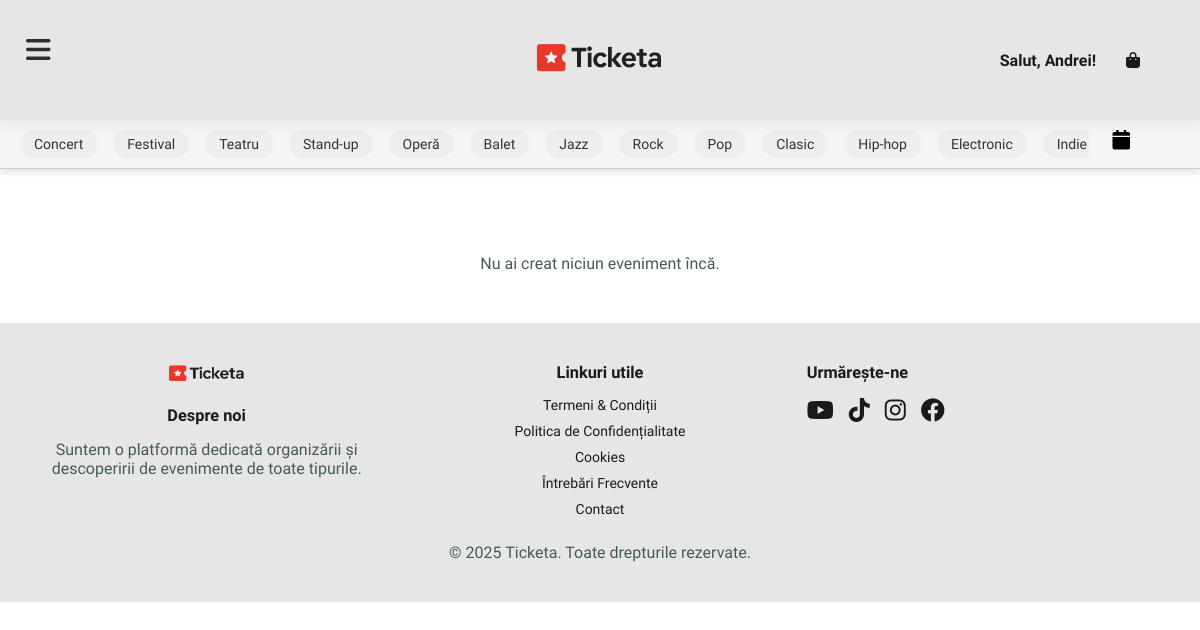
The app's page /my_events.php (signed in) with its own data.
### tables this page shows
CREATE TABLE `categories` (
  `id_cat` int(11) NOT NULL,
  `denumire` varchar(255) NOT NULL
);

### my_events.php (the view, shortened to what this page needs)
<?php
require_once 'includes/dbh.inc.php';
$company = '';
if (isset($_SESSION['user_id'])) {
    $stmt = $pdo->prepare("SELECT company FROM user WHERE id_user = ?");
    $stmt->execute([$_SESSION['user_id']]);
    $result = $stmt->fetch(PDO::FETCH_ASSOC);
    if ($result) {
        $company = $result['company'];
    }
}
?>
<!DOCTYPE html>
<html lang="en">
<head>
    <link rel="stylesheet" href="https://use.fontawesome.com/releases/v6.4.0/css/all.css" />
    <link rel="stylesheet" href="style.css">
    <link rel="stylesheet" href="https://cdn.jsdelivr.net/npm/flatpickr/dist/flatpickr.min.css">
</head>
<body>
    <section id="header">
        <button id="menu-toggle" aria-label="Toggle menu" aria-expanded="false" aria-controls="navbar-left">
            <i class="fa-solid fa-bars"></i>
        </button>
        <div id="logo">
            <a href="index.php">
                <img src="IMG/logo.png" alt="Logo" width="150" height="150">
            </a>
        </div>
        <div class="header-right">
            <ul id="navbar-right">
                <?php if (isset($_SESSION["user_fname"])): ?>
                    <li class="greeting" style="padding: 10px; color: #1a1a1a;">
                    <a href="profile.php" style="color: #1a1a1a; text-decoration: none;">
                    Salut,
                        <?= htmlspecialchars($_SESSION["user_fname"]) ?>!
                    </li>
                <?php endif; ?>
                <li><a href="cart.php"><i class="fas fa-shopping-bag"></i></a></li>
            </ul>
        </div>
    </section>
    <section id="subheader">
        <div class="category-wrapper">
            <div class="category-scroll">
                <div class="category-scroll">
                <?php
                    try {
                        $stmt = $pdo->query("SELECT * FROM categories ORDER BY id_cat ASC");
                        $categories = $stmt->fetchAll(PDO::FETCH_ASSOC);
                    } catch (PDOException $e) {
                        echo "Eroare la preluarea categoriilor: " . $e->getMessage();
                    }
                    if ($categories) {
                        foreach ($categories as $categoryItem) {
                            $denumire = htmlspecialchars($categoryItem['denumire']);
                            $urlCategory = urlencode($denumire);
                            echo '<a href="discover_events.php?category=' . $urlCategory . '" class="category-link">' . $denumire . '</a>';
                        }
                    } else {
                        echo '<p>Nu există categorii disponibile.</p>';
                    }
                ?>
                </div>
                <div id="calendar-container" style="position: relative; display: inline-block;">
                    <i id="calendar-icon" class="fa fa-calendar" style="cursor: pointer; font-size: 20px; margin-left: 8px;"></i>
                </div>
            </div>
        </div>
    </section>
    <section class="my-events">
        <h2 style="text-align:center; margin-top: 30px;">Evenimentele tale</h2>
        <div class="event-list" style="display: flex; flex-direction: column; gap: 30px; padding: 30px 10%; max-width: 1500px; margin: auto; margin-top: 120px;">
            <?php
            try {
                $stmt = $pdo->prepare("SELECT * FROM event WHERE organiser = :organiser ORDER BY date DESC");
                $stmt->execute(['organiser' => $company]);
                $myEvents = $stmt->fetchAll(PDO::FETCH_ASSOC);
                if ($myEvents) {
                    foreach ($myEvents as $event) {
                        echo '<div class="event-row" style="display: flex; gap: 20px; border: 1px solid #ccc; border-radius: 10px; overflow: hidden; box-shadow: 0 2px 8px rgba(0,0,0,0.1); background: #fff;">';
                        echo '<div class="event-image" style="flex: 0 0 300px; height: 200px; overflow: hidden;">';
                        echo '<img src="IMG/' . htmlspecialchars($event['imgpath']) . '" alt="Imagine Eveniment" style="width: 100%; height: 100%; object-fit: cover;">';
                        echo '</div>';
                        echo '<div class="event-details" style="flex: 1; padding: 20px;">';
                        echo '<h3 style="margin-top: 0;">' . htmlspecialchars($event['name']) . '</h3>';
                        echo '<p><strong>Locație:</strong> ' . htmlspecialchars($event['location']) . '</p>';
                        echo '<p><strong>Oraș:</strong> ' . htmlspecialchars($event['city']) . '</p>';
                        echo '<p><strong>Data:</strong> ' . htmlspecialchars($event['date']) . '</p>';
                        echo '<p><strong>Tip:</strong> ' . htmlspecialchars($event['type']) . '</p>';
                        echo '<p style="margin-top: 10px;">' . $event['description'] . '</p>';
                        echo '<a href="edit_event.php?id_event=' . $event['id_event'] . '" class="edit-button">Edit event</a>';
                        echo '<a href="add_tickets.php?id_event=' . $event['id_event'] . '" class="add-tickets-button">Adaugă bilete</a>';
                        $stmtTickets = $pdo->prepare("SELECT * FROM bilet WHERE id_event = ?");
                        $stmtTickets->execute([$event['id_event']]);
                        $tickets = $stmtTickets->fetchAll(PDO::FETCH_ASSOC);
                        if ($tickets) {
                            echo '<div style="margin-top: 20px;">';
                            echo '<h4>Bilete disponibile:</h4>';
                            echo '<ul style="list-style:none; padding-left:0;">';
                            foreach ($tickets as $ticket) {
                                echo '<li style="margin-bottom: 12px; border-bottom: 1px solid #ddd; padding-bottom: 8px;">';
                                echo '<strong>' . htmlspecialchars($ticket['denumire']) . '</strong> - ' . htmlspecialchars($ticket['description']) .
                                    ' - Preț: ' . htmlspecialchars($ticket['pret']) . ' lei';
                                echo ' &nbsp;&nbsp; ';
                                echo '<a href="edit_ticket.php?id_bilet=' . $ticket['id_bilet'] . '" class="edit-button" style="width:auto; padding:4px 10px; font-size:13px;">Editează bilet</a>';
                                echo ' ';
                                echo '<a href="includes/delete_ticket.php?id_bilet=' . $ticket['id_bilet'] . '" class="edit-button" style="background:#c0392b; width:auto; padding:4px 10px; font-size:13px;" onclick="return confirm(\'Sigur vrei să ștergi acest bilet?\')">Șterge bilet</a>';
                                echo '</li>';
                            }
                            echo '</ul>';
                            echo '</div>';
                        } else {
                            echo '<p style="margin-top:20px; font-style: italic; color: #555;">Nu există bilete pentru acest eveniment.</p>';
                        }
                        echo '</div>';
                        echo '</div>';
                    }
                } else {
                    echo "<p style='text-align:center; margin-top:20px;'>Nu ai creat niciun eveniment încă.</p>";
                }
            } catch (PDOException $e) {
                echo "<p style='color:red; text-align:center;'>Eroare la preluarea evenimentelor: " . htmlspecialchars($e->getMessage()) . "</p>";
            }
            ?>
        </div>
    </section>
    <footer class="footer">
        <div class="footer-container">
            <div class="footer-column">
                <center>
                    <img src="IMG/logo2.png" width="90" height="20" style="margin-bottom: 20px;">
                    <h3 style="text-align: center;">Despre noi</h3>
                    <p>Suntem o platformă dedicată organizării și descoperirii de evenimente de toate tipurile.</p>
                </center>
            </div>
            <div class="footer-column">
                <center>
                    <h3>Linkuri utile</h3>
                    <ul class="footer-policy">
                        <li><a href="#">Termeni & Condiții</a></li>
                        <li><a href="#">Politica de Confidențialitate</a></li>
                        <li><a href="#">Cookies</a></li>
                        <li><a href="#">Întrebări Frecvente</a></li>
                        <li><a href="#">Contact</a></li>
                    </ul>
                </center>
            </div>
            <div class="footer-column">
                <h3>Urmărește-ne</h3>
                <ul class="social-icons">
                    <li><a href="https://www.youtube.com/" target="_blank">
                            <i class="fa-brands fa-youtube"></i></a></li>
                    <li><a href="https://www.tiktok.com/" target="_blank">
                            <i class="fa-brands fa-tiktok"></i></a></li>
                    <li><a href="https://www.instagram.com/" target="_blank">
                            <i class="fa-brands fa-instagram"></i></a></li>
                    <li><a href="https://www.facebook.com/" target="_blank">
                            <i class="fa-brands fa-facebook"></i></a></li>
                </ul>
            </div>
        </div>
        <div class="footer-bottom">
            <p>&copy; 2025 Ticketa. Toate drepturile rezervate.</p>
        </div>
    </footer>
</body>
</html>

### style.css (style rules this page uses)
* { margin: 0; padding: 0; box-sizing: border-box; font-family: 'Spartan', sans-serif; }
h2 { font-size: 46px; line-height: 54px; color: #222; }
p { font-size: 16px; color: #465b52; margin: 15px 0 20px 0; }
body { width: 100%; }
#header { display: flex; align-items: center; justify-content: space-between; padding: 20px 40px; background-color: #e6e6e6; box-shadow: 0 5px 15px rgba(0, 0, 0, 0.06); height: 120px; flex-wrap: wrap; gap: 15px; position: fixed; top: 0; left: 0; right: 0; z-index: 1000; }
.header-left, .header-right { display: flex; align-items: center; }
#navbar-left, #navbar-right { display: flex; align-items: center; justify-content: center; }
#navbar-left li, #navbar-right li { list-style-type: none; padding: 0 20px; position: relative; }
#navbar-left li a, #navbar-right li a { text-decoration: none; font-size: 16px; font-weight: 600; color: #1a1a1a; transition: 0.3s ease; }
#logo { position: absolute; left: 50%; top: 50%; transform: translate(-50%, -50%); }
#subheader { width: 100%; background-color: #f5f5f5; padding: 10px 20px; border-bottom: 1px solid #ccc; position: fixed; top: 120px; left: 0; right: 0; z-index: 999; box-shadow: 0 4px 6px rgba(0, 0, 0, 0.1); }
.category-wrapper { display: flex; align-items: center; position: relative; overflow: hidden; }
.category-scroll { display: flex; gap: 16px; flex-wrap: nowrap; overflow-x: auto; scrollbar-width: none; -ms-overflow-style: none; flex-grow: 1; max-width: calc(100% - 40px); }
.category-scroll a { white-space: nowrap; text-decoration: none; color: #333; padding: 6px 14px; border-radius: 20px; background-color: #eee; font-size: 14px; transition: 0.3s ease; }
.category-wrapper { display: flex; align-items: center; position: relative; overflow: hidden; padding-right: 10px; }
.category-scroll { display: flex; gap: 16px; overflow-x: hidden; flex-grow: 1; }
.category-scroll a { white-space: nowrap; text-decoration: none; color: #333; padding: 6px 14px; border-radius: 20px; background-color: #eee; font-size: 14px; transition: 0.3s ease; flex-shrink: 0; }
* { box-sizing: border-box; }
button { background-color: #04AA6D; color: white; padding: 14px 20px; margin: 8px 0; border: none; cursor: pointer; width: 100%; opacity: 0.9; }
@media screen and (min-width: 1025px) { #menu-toggle { display: none; } }
@media screen and (max-width: 1800px) { #menu-toggle { display: block !important; background: none; border: 20px; font-size: 28px; cursor: pointer; color: #1a1a1a !important; position: fixed; z-index: 2100; top: 20px; left: 20px; padding: 6px; width: auto; height: auto; } }
#menu-toggle { display: none; background: none; border: none; font-size: 28px; cursor: pointer; color: #810808; }
.footer { background-color: #e6e6e6; color: #1a1a1a; padding: 40px 20px 20px 20px; font-size: 14px; }
.footer-container { display: flex; justify-content: space-between; flex-wrap: wrap; gap: 20px; max-width: 1200px; margin: auto; }
.footer-column { flex: 1 1 250px; }
.footer-column h3 { margin-bottom: 15px; color: #1a1a1a; }
.footer-column p, .footer-column ul { margin: 0; padding: 0; list-style: none; }
.footer-column a { color: #1a1a1a; text-decoration: none; }
.footer-bottom { text-align: center; border-top: 1px solid #e6e6e6; font-size: 13px; color: #1a1a1a; }
.footer-policy { margin-top: 20px; margin-bottom: 20px; }
.footer-policy li { margin: 10px 0; }
.social-icons { display: flex; gap: 15px; list-style: none; padding: 0; margin: 15px 0; }
.social-icons a { color: #1a1a1a; font-size: 24px; transition: color 0.3s ease; text-decoration: none; }

### my_events.php (style rules this page uses)
li::marker { content: none !important; }

### records on screen
categories: denumire "Concert"
categories: denumire "Festival"
categories: denumire "Teatru"
categories: denumire "Stand-up"
categories: denumire "Operă"
categories: denumire "Balet"
categories: denumire "Jazz"
categories: denumire "Rock"
categories: denumire "Pop"
categories: denumire "Clasic"
categories: denumire "Hip-hop"
categories: denumire "Electronic"
categories: denumire "Indie"

### other values on screen
$_SESSION["user_fname"] "Andrei"
